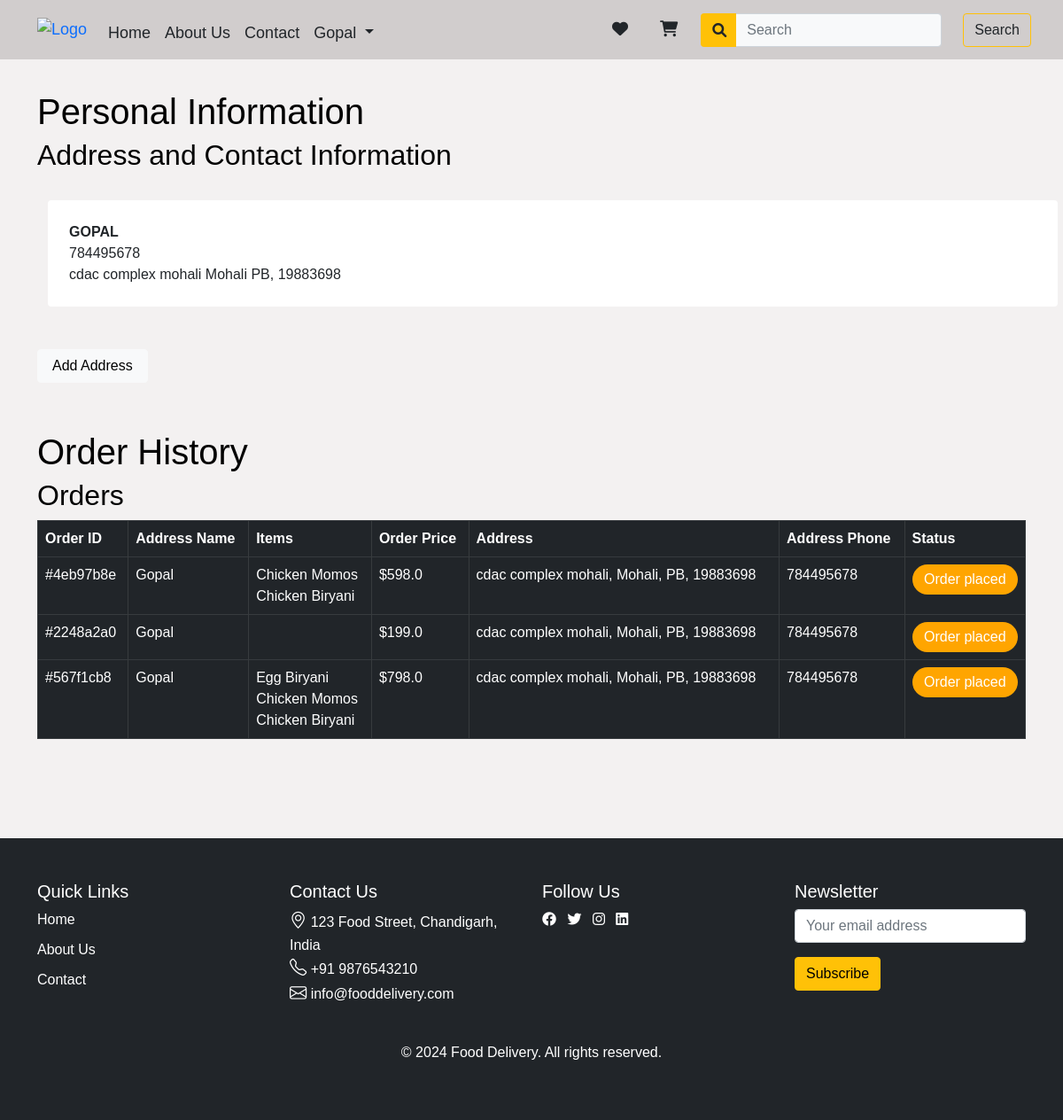
Screenshot of /myaccount/ (signed in) with the database file from the repository.
### base/models.py (models this page shows, shortened)
class Address(models.Model):
    genderChoice=(
        ('Male','Male'),
        ('Female','Female'),
        ('others','others'),
    )
    user = models.ForeignKey(UserSignup, null=True, blank=True, on_delete=models.CASCADE)
    Name = models.CharField(max_length=100,default='')
    Email = models.EmailField(max_length=254,default='')
    phone=models.IntegerField(default='')
    city=models.CharField(max_length=200,blank=True)
    state=models.CharField(max_length=200,blank=True)
    pincode=models.IntegerField(blank=True,null=True)
    gender=models.CharField(max_length=10)
    address=models.TextField()

class Order(models.Model):
    STATUS_CHOICES = (
        ('Order placed', 'Order placed'),
        ('Order cancelled', 'Order cancelled'),
        ('Shipped', 'Shipped'),
        ('Out for delivery', 'Out for delivery'),
        ('Delivered', 'Delivered'),
    )
    customer = models.ForeignKey(UserSignup, on_delete=models.CASCADE)
    orderId = models.CharField(max_length=200, unique=True)
    totalPrice = models.FloatField()
    status = models.CharField(choices=STATUS_CHOICES, max_length=100)
    items = models.ManyToManyField(FoodItem)
    address = models.ForeignKey(Address, on_delete=models.CASCADE)
    created_at = models.DateTimeField(auto_now_add=True)

class FoodItem(models.Model):
    name = models.CharField(max_length=100)
    subcategory = models.ForeignKey(SubCategory, related_name='food_items', on_delete=models.CASCADE)
    price = models.DecimalField(max_digits=10, decimal_places=2)
    image = models.ImageField(upload_to='food_images/')
    rating = models.FloatField(default=0.0)

### base/views.py (the view)
# urls.py: path('myaccount/',myaccount,name='myaccount'),
def myaccount(request):
    userData = []
    orderData = []
    if request.user.is_authenticated:
        if hasattr(request.user, 'usersignup'):
            user = request.user.usersignup
            userData = Address.objects.filter(user=user)
            orderData = Order.objects.filter(customer=user)
        elif isinstance(request.user, User):
            messages.warning(request, "Admin accounts do not have personal account data.")
    elif 'user_id' in request.session:
        custom_user_id = request.session.get('user_id')
        user = UserSignup.objects.filter(id=custom_user_id).first()
        if user:
            userData = Address.objects.filter(user=user)
            orderData = Order.objects.filter(customer=user)
    else:
        messages.warning(request, "Please log in to access your account.")
        return redirect('login')
    context = {
        'userData': userData,
        'Orders': orderData,
    }
    return render(request, 'myaccount.html', context)

### base/templates/myaccount.html (shortened to what this page needs)
{% extends "base.html" %}
{% load static %}
{% block content %}
<section class="bmi-calculator-section spad py-5">
    <div class="container py-5">
        <div class="row">
            <div class="col-lg-12">
                <div class="section-title chart-calculate-title">
                    <span>Personal Information</span>
                    <h2>Address and Contact Information</h2>
                </div>
                <div class="chart-calculate-form">
                    <div class="row">
                        {% if userData %}
                            {% for userd in userData %}
                                <div class="col-xl-4 card p-4 m-4">
                                    <b>{{ userd.Name | upper }}</b>
                                    {{ userd.phone }} <br>
                                    {{ userd.address }} {{ userd.city }} {{ userd.state }}, {{ userd.pincode }}
                                </div>
                            {% endfor %}
                        {% else %}
                            <div class="col-xl-12">
                                <p class="text-center text-warning">No address information available. Please add an address.</p>
                            </div>
                        {% endif %}
                    </div>
                    <div class="col-xl-4 my-4 col-12">
                        <button class="btn btn-light px-3" data-bs-toggle="modal" data-bs-target="#addressModal">Add Address</button>
                    </div>
                <div class="section-title chart-title mt-5">
                    <span>Order History</span>
                    <h2>Orders</h2>
                </div>
                <div class="table-responsive">
                    <table class="table table-dark table-hover table-bordered bg-dark">
                        <thead>
                            <tr>
                                <th>Order ID</th>
                                <th>Address Name</th>
                                <th>Items</th>
                                <th>Order Price</th>
                                <th>Address</th>
                                <th>Address Phone</th>
                                <th>Status</th>
                            </tr>
                        </thead>
                        <tbody>
                            {% if Orders %}
                            {% for order in Orders %}
                            <tr>
                                <td>#{{ order.orderId }}</td>
                                <td>{{ order.address.Name }}</td>
                                <td>
                                    {% for item in order.items.all %}
                                        {{ item.name }}<br>
                                    {% endfor %}
                                </td>
                                <td>${{ order.totalPrice }}</td>
                                <td>{{ order.address.address }}, {{ order.address.city }}, {{ order.address.state }}, {{ order.address.pincode }}</td>
                                <td>{{ order.address.phone }}</td>
                                <td>
                                    <div style='padding:5px 10px; border-radius:20vh; background:
                                    {% if order.status == "Order placed" %}orange
                                    {% elif order.status == "Delivered" %}green
                                    {% elif order.status == "Order cancelled" %}red
                                    {% elif order.status == "Shipped" %}grey
                                    {% elif order.status == "Out for delivery" %}blue
                                    {% else %}grey
                                    {% endif %}; color:white; text-align:center;'>
                                    {{ order.status }}
                                    </div>
                                </td>
                            </tr>
                            {% endfor %}
                            {% else %}
                                <tr>
                                    <td colspan="7" class="text-center text-warning">No orders found.</td>
                                </tr>
                            {% endif %}
                        </tbody>
                    </table>
                </div>
            </div>
        </div>
    </div>
</section>
{% endblock content %}

### css/style.css (style rules this page uses)
* { margin: 0; padding: 0; box-sizing: border-box; font-family: "Poppins", sans-serif; text-decoration: none; transition: all 0.2s linear; }
html,body { height: 100%; margin: 0; display: flex; overflow-x: hidden; flex-direction: column; }
.section-title { font-size: 40px; font-family: 'Franklin Gothic Medium', Arial, sans-serif; color: rgb(0, 0, 0); }
.container { padding-left: 15px; padding-right: 15px; }
.container .row .card { background-color: #ffffff; width: 100%; height: auto; border-style: none; margin: auto; }
.bmi-calculator-section { background: #f3f1f1; }
.section-title.chart-title { text-align: left; }
.section-title.chart-calculate-title { text-align: left; }

### rows the page displays
Address: Name "GOPAL", phone "784495678", address "cdac complex mohali", city "Mohali", state "PB", pincode "19883698"
Order: orderId "4eb97b8e", address.Name "Gopal", totalPrice "598.0", address.address "cdac complex mohali", address.city "Mohali", address.state "PB", address.pincode "19883698", address.phone "784495678", status "Order placed"
FoodItem: name "Chicken Momos"
FoodItem: name "Chicken Biryani"
Order: orderId "2248a2a0", address.Name "Gopal", totalPrice "199.0", address.address "cdac complex mohali", address.city "Mohali", address.state "PB", address.pincode "19883698", address.phone "784495678", status "Order placed"
Order: orderId "567f1cb8", address.Name "Gopal", totalPrice "798.0", address.address "cdac complex mohali", address.city "Mohali", address.state "PB", address.pincode "19883698", address.phone "784495678", status "Order placed"
FoodItem: name "Egg Biryani"

### other values shown
{{ request.session.username }} "Gopal"
